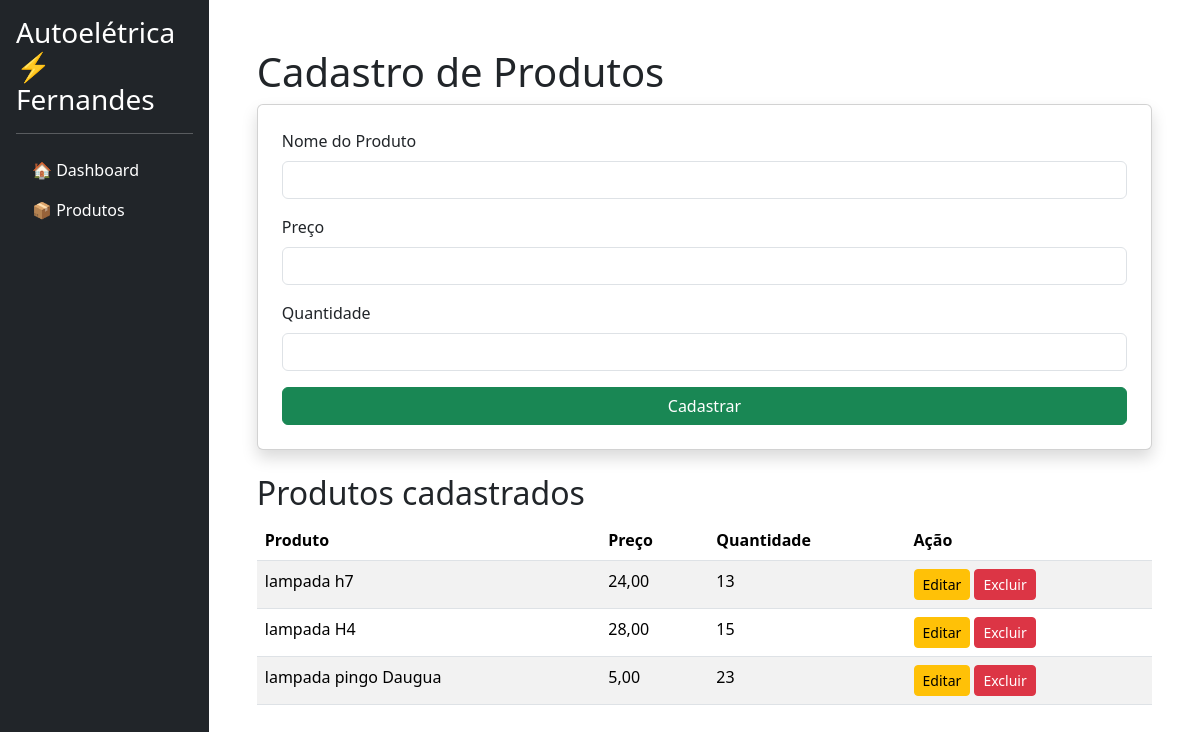
/produtos, run on an earlier commit of the app's database.
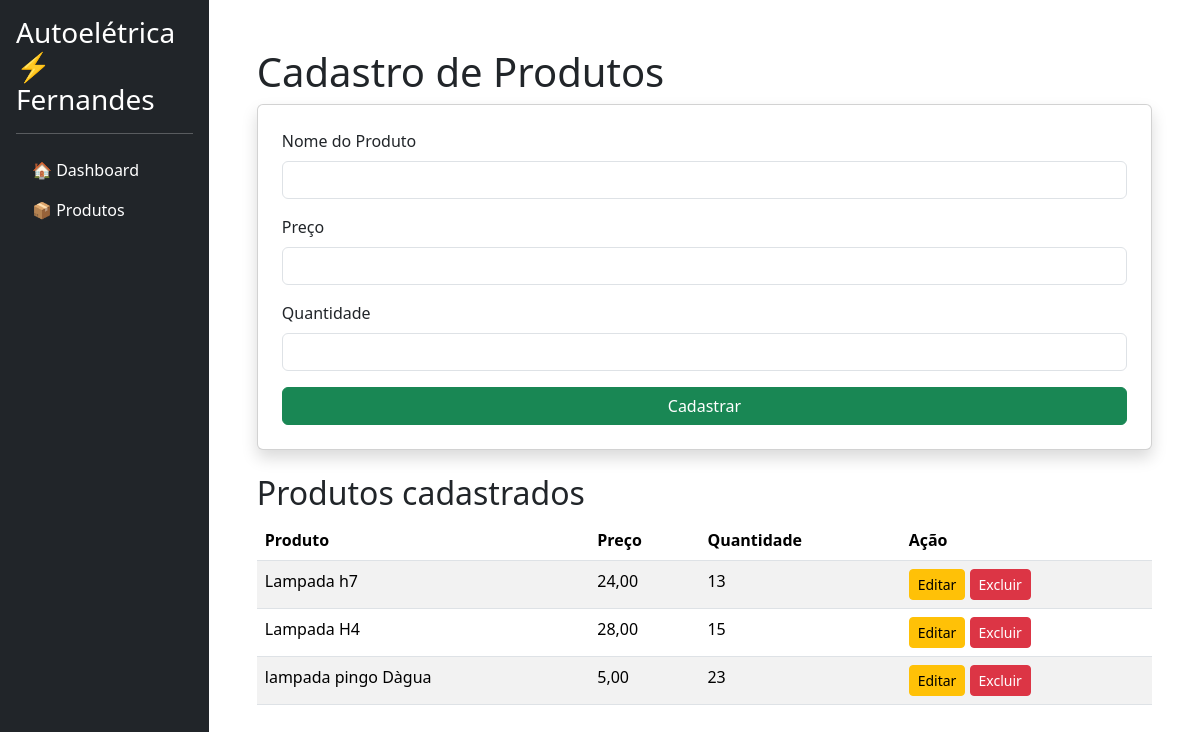
And on a later commit of the database.
### tables this page shows
CREATE TABLE produtos (
        id INTEGER PRIMARY KEY AUTOINCREMENT,
        nome TEXT,
        preco TEXT,
        quantidade INTEGER
    );

### app.py (the view)
@app.route("/produtos")
def produtos():
    conexao = sqlite3.connect("banco.db")
    cursor = conexao.cursor()
    cursor.execute("SELECT * FROM produtos")
    produtos = cursor.fetchall()
    conexao.close()
    return render_template("produtos.html", produtos=produtos)

### templates/produtos.html (shortened to what this page needs)
<!DOCTYPE html>
<html>
<head>
<link href="https://cdn.jsdelivr.net/npm/bootstrap@5.3.2/dist/css/bootstrap.min.css" rel="stylesheet">
</head>
<body>
<div class="d-flex">
<div class="bg-dark text-white p-3" style="width:250px; height:100vh;">
<h3>Autoelétrica ⚡ Fernandes</h3>
<hr>
<ul class="nav flex-column">
<li class="nav-item">
<a href="/" class="nav-link text-white">🏠 Dashboard</a>
</li>
<li class="nav-item">
<a href="/produtos" class="nav-link text-white">📦 Produtos</a>
</li>
</ul>
</div>
<div class="container p-5">
<h1>Cadastro de Produtos</h1>
<form method="POST" class="card p-4 shadow mb-4">
<div class="mb-3">
<label class="form-label">Nome do Produto</label>
<input type="text" name="nome" class="form-control">
</div>
<div class="mb-3">
<label class="form-label">Preço</label>
<input type="text" name="preco" class="form-control">
</div>
<div class="mb-3">
<label class="form-label">Quantidade</label>
<input type="number" name="quantidade" class="form-control">
</div>
<button class="btn btn-success">Cadastrar</button>
</form>
<h2>Produtos cadastrados</h2>
<table class="table table-striped">
<thead>
<tr>
<th>Produto</th>
<th>Preço</th>
<th>Quantidade</th>
<th>Ação</th>
</tr>
</thead>
<tbody>
{% for produto in produtos %}
<tr>
<td>{{produto[1]}}</td>
<td>{{produto[2]}}</td>
<td>{{produto[3]}}</td>
<td>
<a href="/editar/{{produto[0]}}" class="btn btn-warning btn-sm">
Editar
</a>
<a href="/excluir/{{produto[0]}}" class="btn btn-danger btn-sm">
Excluir
</a>
</td>
</tr>
{% endfor %}
</tbody>
</table>
</div>
</div>
</body>
</html>

What changed in the data, as far as the page shows it:
changed produtos: nome "lampada h7" → "Lampada h7"
changed produtos: nome "lampada H4" → "Lampada H4"
changed produtos: nome "lampada pingo Daugua" → "lampada pingo Dàgua"
